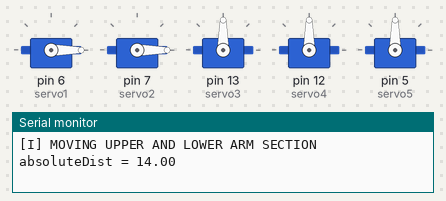
Bench run of a sketch on a simulated Arduino Uno, built with avr-gcc and run on an emulated ATmega328P. On the bench: 5 × servo, the last lines printed to the serial monitor.

Above: at 0.05 s.
At 4.0 s:
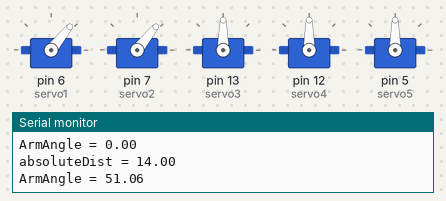
Timing chart, 0 to 5.2 s (numbered marks = the images above):
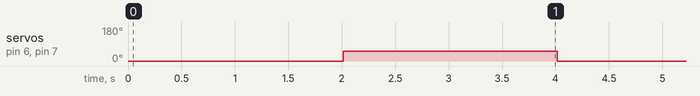

The sketch:

Go4.ino
```cpp
// THIS VERSION DOES NOT HAVE THE HORIZONTAL ANGLES ENABLED. ONLY THE VERTICAL SETUP HAS BEEN
// KEPT IN THIS VERSION. THE REASON IS THAT THE HORIZONTAL SETUP IS NOT PHYSICALLY SUSTAINABLE
// DUE TO ISSUES OF JOINT STRENGTH IN THE PROPER DIRECTION(CONSIDER A 2X12 LUMBER LOGIC HERE).
// THIS ALSO ALLOWS THE CODE TO BE SIMPLIFIED A FAIR AMOUNT, AND THE ULTRASONIC SENSOR CAN BE
// UTILIZED MORE DIRECTLY. -JCH 9/3/18
/////////////////////////////////////////////////////////////////////////////////////////////
// Include libraries
#include <Servo.h>                 // Servo position control library
#include <Stepper.h>               // Stepper motor control
#include <math.h>
#include <Wire.h>                       //library for I2C communication
#define STEPS 64     //32               //stepper motor step number
Servo servo1;                           //initialize a servo for the upper arm
Servo servo2;                           //initialize a servo for the lower arm
Servo servo3;                           //initialize a servo for the lower arm
Servo servo4;                           //initialize a servo for the lower arm
Servo servo5;                           //initialize a servo for the lower arm
Stepper stepper (STEPS, 8, 10, 9, 11);
/////////////////////////////////////////////////////////////////
// VARIABLES USED TO INITIALIZE EACH SECTION
/////////////////////////////////////////////////////////////////
const byte testing0    = 1;                   // prbytes all debug statements
const byte testing2    = 0;                   // testing stepper with ultrasonic output
const byte testing3    = 0;                   // testing can coordinate calculations output
const byte testing4    = 0;                   // testing shoulder stepper output
const byte testing6    = 1;                   // testing vertical arm output(alternate)
const byte testing7    = 0;                   // testing wrist servo output
const byte testing8    = 0;                   // testing wrist stepper output
const byte testing9    = 0;                   // testing tab opener: to tab from start output
/////////////////////////////////////////////////////////////////
// VARIABLE SETUP FOR THE CODE
/////////////////////////////////////////////////////////////////
byte angle             = 0;                   // variable, initial angle for servo control
byte angle1            = 0;                   // variable, initial angle for servo control
byte angle2            = 0;                   // variable, initial angle for servo control
byte angle3            = 0;                   // variable, initial angle for servo control
byte angle4            = 0;                   // variable, initial angle for servo control
byte angle5            = 0;                   // variable, initial angle for servo control
double val             = 0;                   //
byte iter, i, j;                              // variable, loop operator counter. i is the operator, iter is the max... (from i to iter)
byte dummy1 = 0, dummy2, dummy3, dummy4;      // dummy counting variable
double rotloc          = 0;                   // variable for determining step rotation
double rottot          = 0;                   // variable for determining total rotation
double distanceStorage[2][20];                // stores ultrasonic readings
byte distanceSum;                             // summed ultrasonic distance at each step
byte distanceAve;                             // computed average US distance at each step
const byte trigPin   = 4;                     // trig pin for the ultrasonic sensor
const byte echoPin   = 3;                     // echo pin for the ultrasonic sensor
long duration        = 0;                     // variable for sensor travel time
byte distance        = 0 ;                    // variable for calculated distance from "duration"
byte closestcan;
byte A;
double absoluteAngle;
double absoluteDist;
double maxrot        = M_PI/2;               //sets maximum rotation angle
byte angle4toTab     = 180;                  // sets final position for this step
byte angle5toTab     = 180;                  // sets final position for this step
double ArmAngle      = 0;                    // variable, initial angle for servo control
double dtr           = 3.1416 / 180;         //degrees to radians
double rtd           = 180/M_PI;             //radians to degrees
byte ArmLength = 9;                          // define upper arm length in inches


void setup() {                               // put your setup code here, to run once:
  pinMode(LED_BUILTIN, OUTPUT);              // LED on board
  pinMode(trigPin, OUTPUT);                  // ultrasonic pin
  pinMode(echoPin, INPUT);                   // ultrasonic pin
  Serial.begin(9600);                        // communicates with serial monitor
  servo1.attach(6);                          // sets pin for servo1
  servo2.attach(7);                          // sets pin for servo2
  servo3.attach(13);                          // sets pin for servo3
  servo4.attach(12);                          // sets pin for servo4
  servo5.attach(5);                          // sets pin for servo5
  stepper.setSpeed(200);                    // sets stepper motor speed, 1000 is highest
}

void loop(){
  // !!!!!!!!!!!!!!!!!!!!!!!!!!!!!!!!!!!!!!!!!!!!!!!!!!!!!!!!!!!!!!!!!!!!!!
  // Use ultrasonic sensor to survey the area and record distance readings to file
  // !!!!!!!!!!!!!!!!!!!!!!!!!!!!!!!!!!!!!!!!!!!!!!!!!!!!!!!!!!!!!!!!!!!!!!
  rottot = 0;                                                // sets up variable for use
  rotloc = 0;                                                // sets up variable for use
  dummy1 = 0;                                                //sets index variable for distance matrix
  val = 0;                                                   //2048 is one whole rotation
  if (testing2 == 1){
    Serial.println("[I] STARTING STEPPER FOR ULTRASONIC IN 5 SECONDS");
    delay(1000);
    while (maxrot >= rottot){                                //allows rotation until angle maxrot is reached.
      val = 32;                                                //incremintally increases rotation by a fixed amount
      dummy1 = dummy1 + 1;                                     //indexes each loop
      rotloc = val/2048*2*M_PI;                                //determines radian angle traveled each loop
      rottot = rottot + rotloc;                                //determines total radian angle traveled
      if (testing0 == 1){
        Serial.print(F("maxrot = "));
        Serial.println(maxrot);
        Serial.print(F("rottot = "));
        Serial.println(rottot);
        Serial.print(F("rotloc = "));
        Serial.println(rotloc);
        Serial.print(F("dummy1 = "));
        Serial.println(dummy1);
        delay(2000);
      }//endif testing0
/////////////////////////////////////////////////////////////////////
//USES ULTRASONIC TO MEASURE 10 DISTANCES AT EACH TURN. AVERAGES THESE 10. PLACES THE AVERAGE VALUE INTO AN ARRAY FOR LATER USE.
/////////////////////////////////////////////////////////////////////
    iter = 5;                                // establishes number of times that the ultrasonic takes measurements per rotation step.
    distanceSum = 0;
    Serial.println("[I] STARTING ULTRASONIC READINGS IN 5 SECONDS");
    delay(2000);
    for (i = 1; i<iter+1; i++){              // the pobyte is to take "iter" readings and average them, then index the average as the distance for that position
      digitalWrite(trigPin, LOW);
      delayMicroseconds(2);
      digitalWrite(trigPin, HIGH);
      delayMicroseconds(10);
      digitalWrite(trigPin, LOW);
      duration = pulseIn(echoPin, HIGH);
      distance = duration*0.034/2;
      distanceSum = distanceSum + distance;
      if (testing0 == 1){
        Serial.print(F("i = "));
        Serial.println(i);
        Serial.print(F("iter = "));
        Serial.println(iter);
        Serial.print(F("duration = "));
        Serial.println(duration);
        Serial.print(F("distance(mm) = "));
        Serial.println(distance);
        Serial.print(F("distanceSum(mm) = "));
        Serial.println(distanceSum);
        delay(2000);
      }//endif testing0
    }//endfor
    distanceAve = distanceSum/iter;
    distanceStorage[1][dummy1] = distanceAve;                         //places distance as index 1 in a matrix
    distanceStorage[2][dummy1] = rottot;                              //places rottot   as index 2 in a matrix
    if (testing0 == 1){
      iter = dummy1;
      for (j = 1; j<iter; j++){
        Serial.print(F("distanceStorage[1][j] = "));
        Serial.println(distanceStorage[1][j]);
        Serial.print(F("distanceStorage[2][j] = "));
        Serial.println(distanceStorage[2][j]);
      }//endfor
      delay(2000);
    }//endif testing0
    stepper.step(val);                                     //rotates the shaft by "val"
    }//endwhile
    Serial.println("[I] RETURNING ULTRASONIC TO STARTING POSITION IN 5 SECONDS");
    delay(5000);
    stepper.step(-val*dummy1);                               //rotates the shaft back to starting position
  }//end testing2

  // !!!!!!!!!!!!!!!!!!!!!!!!!!!!!!!!!!!!!!!!!!!!!!!!!!!!!!!!!!!!!!!!!!!!!!
  // Use ultrasonic sensor readings to determine the closest can and it's coordinates.
  // !!!!!!!!!!!!!!!!!!!!!!!!!!!!!!!!!!!!!!!!!!!!!!!!!!!!!!!!!!!!!!!!!!!!!!
  if (testing3 == 1){
    Serial.println("[I] STARTING ULTRASONIC DISTANCE CALCULATIONS AND OPERATIONS IN 5 SECONDS");
      delay(5000);
      closestcan = 10000;                                                  // initialize with a very high value
      for (i = 1; i<dummy1; i++){
        A = distanceStorage[1][i];
        closestcan = min(A,closestcan);
        if (testing0 == 1){
          Serial.print(F("i = "));
          Serial.println(i);
          Serial.print(F("dummy1 = "));
          Serial.println(dummy1);
          Serial.print(F("A = "));
          Serial.println(A);
          Serial.print(F("closestcan = "));
          Serial.println(closestcan);
          delay(2000);
        }//endif testing0
      }//endfor
      i=0;
      dummy2 = 0;
      while (closestcan > A){
        A = distanceStorage[1][i];
        i = i + 1;
        dummy2 = i - 1;
        if (testing0 == 1){
          Serial.print(F("A = "));
          Serial.println(A);
          Serial.print(F("closestcan = "));
          Serial.println(closestcan);
          delay(2000);
        }//endif testing0
      }//endwhile
      absoluteDist  = distanceStorage[1][dummy2];                          //hypotenuse distance to can
      absoluteAngle = distanceStorage[2][dummy2];                          //x,y angle
      if (testing0 == 1){
        Serial.print(F("dummy2 = "));
        Serial.println(dummy2);
        Serial.print(F("absoluteDist(mm) = "));
        Serial.println(absoluteDist);
        Serial.print(F("absoluteAngle(deg) = "));
        Serial.println(absoluteAngle);
        delay(2000);
      }//endif testing0
  }//end testing3

//STEPPER TO MOVE SHOULDER
  if (testing4 == 1){
    Serial.println("[I] MOVING SHOULDER");
    val = 0;                                                              //2048 is one whole rotation
    dummy1 = 0;                                                           //sets index variable for distance matrix
    rottot = 0;                                                           // sets up variable for use
    rotloc = 0;                                                           // sets up variable for use
    if ((maxrot >= rottot) && (dummy1 > 100)){                            //allows rotation until angle maxrot is reached.
      val = 8;                                                              //incremintally increases rotation by a fixed amount
      dummy1 = dummy1 + 1;                                                  //indexes each loop
      rotloc = val/2048*2*M_PI;                                               //determines radian angle traveled each loop
      rottot = rottot+rotloc;                                               //determines total radian angle traveled
      delay(200);                                                           //sets a delay between rotations
//    stepper.step(val);                                                  //rotates the shaft by "val"
    }//endif
  }//end testing4

////////////////////////////////////////////////////////////////////////
// SERVO TO MOVE UPPER AND LOWER ARM, THIS ROUTINE USES STRAIGHT CYLINDRICAL COORDIANTES
////////////////////////////////////////////////////////////////////////
  if (testing6 == 1){
  ArmAngle = 0;
  servo1.write(ArmAngle);
  servo2.write(ArmAngle);
  Serial.println("[I] MOVING UPPER AND LOWER ARM SECTION");
  absoluteDist = 14;
  if (testing0 == 1){
    Serial.print("absoluteDist = ");
    Serial.println(absoluteDist);
    Serial.print("ArmAngle = ");
    Serial.println(ArmAngle);
    delay(2000);
  }//endif
  ArmAngle = asin((absoluteDist/2)/ArmLength) * rtd;
  servo1.write(ArmAngle);
  servo2.write(ArmAngle);
  if (testing0 == 1){
    Serial.print("absoluteDist = ");
    Serial.println(absoluteDist);
    Serial.print("ArmAngle = ");
    Serial.println(ArmAngle);
    delay(2000);
  }//endif
  }//end testing6


////////////////////////////////////////////////////////////////////////////////
// SERVO TO MOVE WRIST, GET CORRECT ANGLE AND OPEN AND CLOSE IT.
////////////////////////////////////////////////////////////////////////////////
if (testing7 == 1){
    Serial.println("[I] MOVING WRIST, SERVO");
    byte wristLength = 5;                                       // define wrist length in inches
    byte wristMaxAngle = absoluteAngle;                         // defined in degrees
    byte wristAngle = 0;                                        // intialization of wrist angle in degrees
    servo3.write(wristAngle);//end while                       //command to rotate the wrist servo to the specified angle
  }//end testing7

////////////////////////////////////////////////////////////////////////////////
// STEPPER TO MOVE WRIST, GET CORRECT ANGLE AND OPEN AND CLOSE IT.
////////////////////////////////////////////////////////////////////////////////
  if (testing8 == 1){
    Serial.println("[I] MOVING WRIST, STEPPER");
    val = 0;                                                   //2048 is one whole rotation
    dummy1 = 0;                                                //sets index variable for distance matrix
//    maxrot = M_PI/2;                                           //sets maximum rotation angle
    rottot = 0;                                                // sets up variable for use
    rotloc = 0;                                                // sets up variable for use
    if ((maxrot >= rottot) && (dummy1 > 100)){                 //allows rotation until angle maxrot is reached.
    val = 8;                                                   //incremintally increases rotation by a fixed amount
    dummy1 = dummy1 + 1;                                       //indexes each loop
    rotloc = val/2048*2*M_PI;                                  //determines radian angle traveled each loop
    rottot = rottot+rotloc;                                    //determines total radian angle traveled
    delay(200);                                                //sets a delay between rotations
//    stepper.step(val);                                       //rotates the shaft by "val"
}//endif
    delay(1000);                                               //delays one second
  }//end testing8


  //!!!!!!!!!!!!!!!!!!!!!!!!!!!!!!!!!!!!!!!!!!!!!!!!!!!!!!!!!!!!!!!!!!!!!!!
  // Determine if the object is a bottle or can, probably by the diameter or circumference.
  //!!!!!!!!!!!!!!!!!!!!!!!!!!!!!!!!!!!!!!!!!!!!!!!!!!!!!!!!!!!!!!!!!!!!!!!


  // !!!!!!!!!!!!!!!!!!!!!!!!!!!!!!!!!!!!!!!!!!!!!!!!!!!!!!!!!!!!!!!!!!!!!!
  // If can, rotate until tab faces correct direction
  // !!!!!!!!!!!!!!!!!!!!!!!!!!!!!!!!!!!!!!!!!!!!!!!!!!!!!!!!!!!!!!!!!!!!!!


  // !!!!!!!!!!!!!!!!!!!!!!!!!!!!!!!!!!!!!!!!!!!!!!!!!!!!!!!!!!!!!!!!!!!!!!
  // Pull and reseat tab
  // !!!!!!!!!!!!!!!!!!!!!!!!!!!!!!!!!!!!!!!!!!!!!!!!!!!!!!!!!!!!!!!!!!!!!!
angle4 = 0;                                                         // sets current position(right now)
angle5 = 0;                                                         // sets current position(right now)
if (testing9 == 1){
  Serial.println("[I] MOVING SERVOS TO TAB");
  // OPERATE STRONG SERVO TO TAB
     while((angle4 < angle4toTab) && (angle5 < angle5toTab)){
     if(angle4 < angle4toTab){                                      // stipulate max angle
     angle4 = angle4 + 1;}                                          // stipulate angle step
     servo4.write(angle4);                                          // command to rotate the servo to the specified angle
     delay(10);                                                     // minidelay between incrimental rotation
  // OPERATE WEAK SERVO TO TAB
     if(angle5 < angle5toTab){                                      // stipulate angle
      angle5 = angle5 + 1;}                                         // stipulate angle step
     servo5.write(angle5);                                          // command to rotate the servo to the specified angle
     delay(10);}//endfor                                            // minidelay between incrimental rotation

  Serial.println("[I] PULLING TAB OPEN");
  // OPERATE STRONG SERVO TO PULL TAB OPEN
     while((angle4 < angle4toTab) && (angle5 < angle5toTab)){
     if(angle4 < angle4toTab){                                      // stipulate max angle
     angle4 = angle4 + 1;}                                          // stipulate angle step
     servo4.write(angle4);                                          // command to rotate the servo to the specified angle
     delay(10);                                                     // minidelay between incrimental rotation
  // OPERATE WEAK SERVO TO PULL TAB OPEN
     if(angle5 < angle5toTab){                                      // stipulate angle
      angle5 = angle5 + 1;}                                         // stipulate angle step
     servo5.write(angle5);                                          // command to rotate the servo to the specified angle
     delay(10);}//endfor                                            // minidelay between incrimental rotation

  Serial.println("[I] DEPRESSING TAB");
  // OPERATE STRONG SERVO TO DEPRESS TAB
     while((angle4 < angle4toTab) && (angle5 < angle5toTab)){
     if(angle4 < angle4toTab){                                      // stipulate max angle
     angle4 = angle4 + 1;}                                          // stipulate angle step
     servo4.write(angle4);                                          // command to rotate the servo to the specified angle
     delay(10);                                                     // minidelay between incrimental rotation
  // OPERATE WEAK SERVO TO DEPRESS TAB
     if(angle5 < angle5toTab){                                      // stipulate angle
      angle5 = angle5 + 1;}                                         // stipulate angle step
     servo5.write(angle5);                                          // command to rotate the servo to the specified angle
     delay(10);}//endfor                                            // minidelay between incrimental rotation


  Serial.println("[I] RETRACTING TAB OPENER TO REST POSITION");
  // OPERATE STRONG SERVO TO START POSITION
     while((angle4 < angle4toTab) && (angle5 < angle5toTab)){
     if(angle4 < angle4toTab){                                      // stipulate max angle
     angle4 = angle4 + 1;}                                          // stipulate angle step
     servo4.write(angle4);                                          // command to rotate the servo to the specified angle
     delay(10);                                                     // minidelay between incrimental rotation
  // OPERATE WEAK SERVO TO START POSITION
     if(angle5 < angle5toTab){                                      // stipulate angle
      angle5 = angle5 + 1;}                                         // stipulate angle step
     servo5.write(angle5);                                          // command to rotate the servo to the specified angle
     delay(10);}//endfor                                            // minidelay between incrimental rotation
}//end testing9


}  //ENDS VOID LOOP
///////////////////////////////////////////////////////////////////////////////////////////////
////////////////////////////////////////////////////////////////////////////////////////////////
///////////////////////////////////////////////////////////////////////////////////////////////
//////////////////////////////////////////////////////////////////////////////////////////////
///////////////////////////////////////////////////////////////////////////////////////////////
```

Measured:
- by itself, servo on pin 6 (servo1), servo on pin 7 (servo2): alternates 51° for 2.0 s and 0° for 2.0 s
